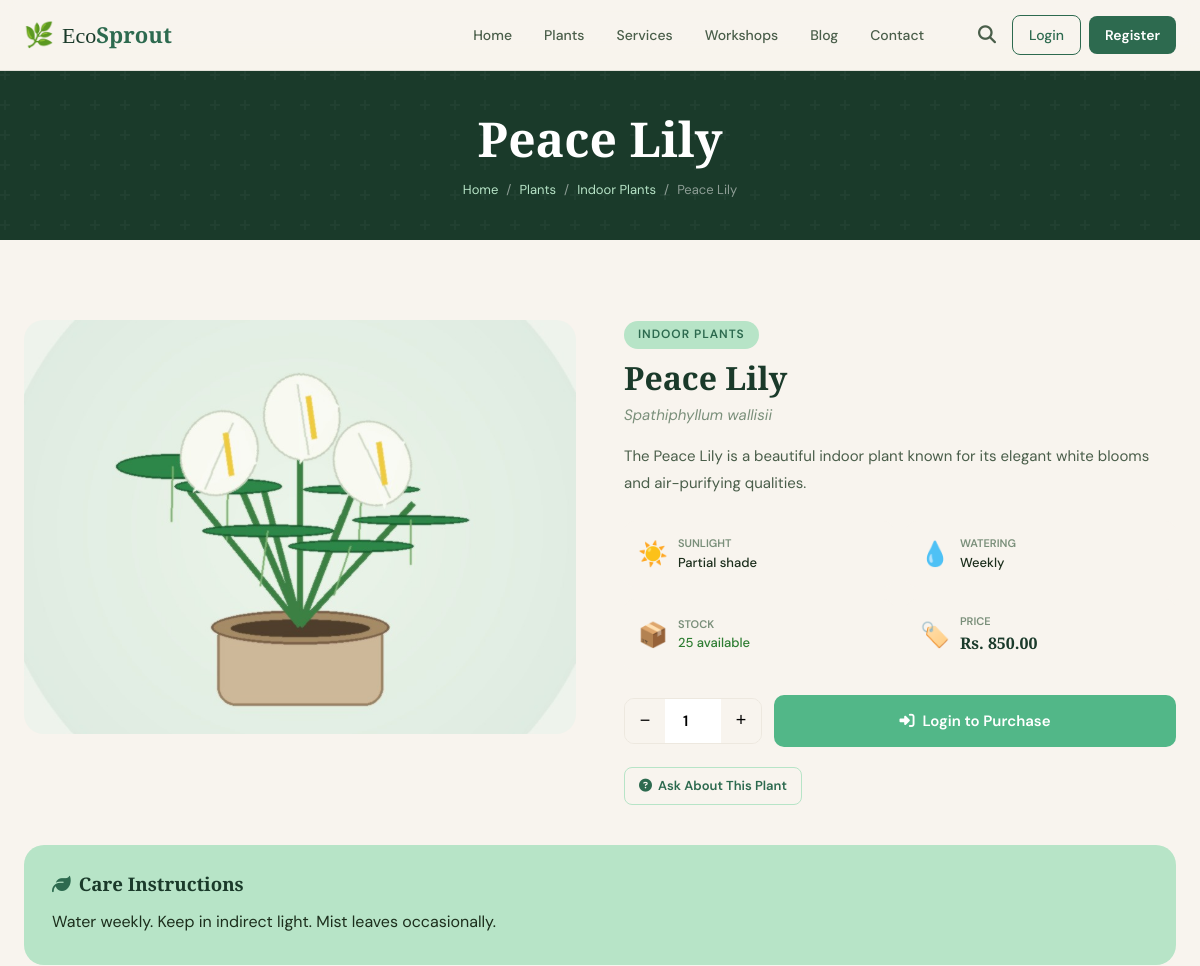
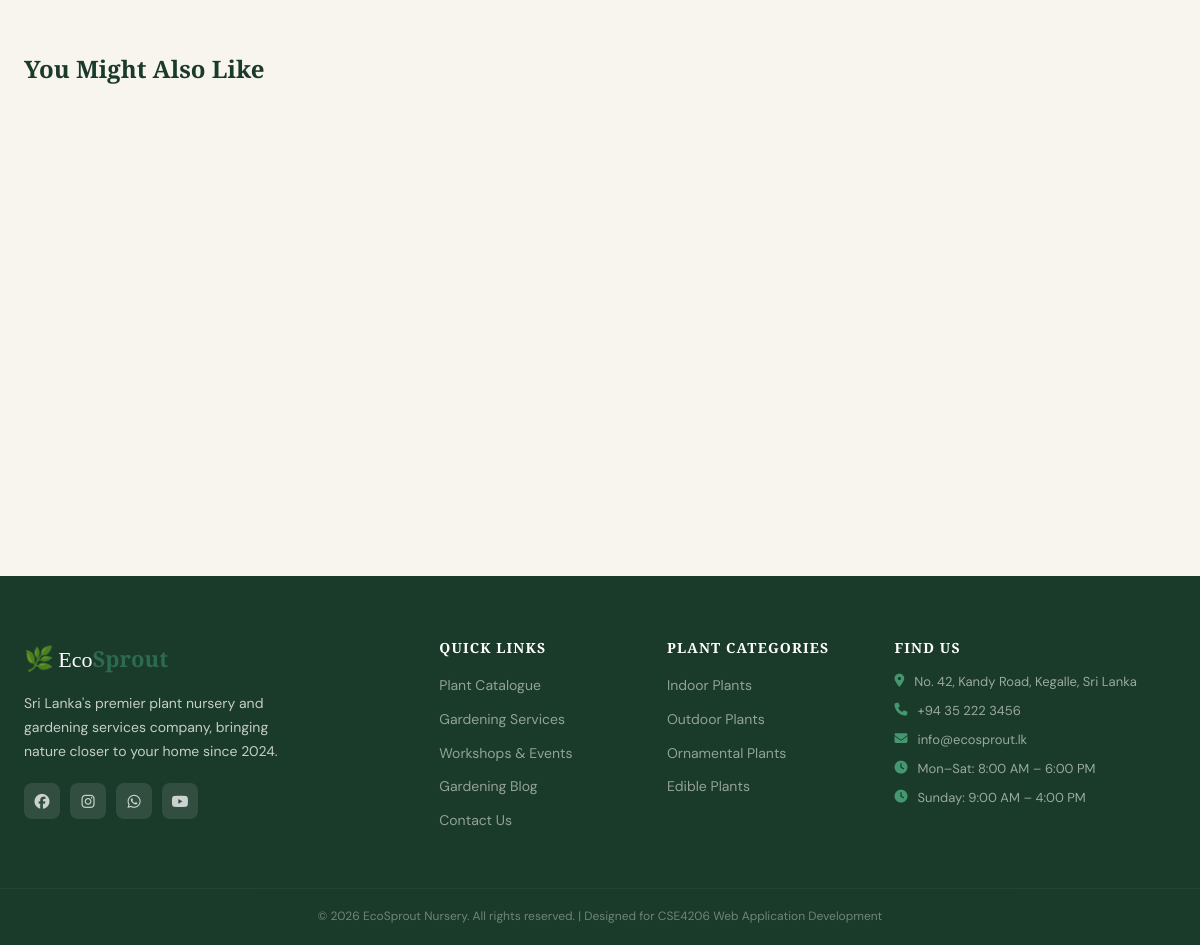
The page /plant_detail.php?id=1 on the database its author committed (2 pictures, top to bottom).
### tables this page shows
CREATE TABLE plants (
    id INT AUTO_INCREMENT PRIMARY KEY,
    category_id INT,
    name VARCHAR(150) NOT NULL,
    botanical_name VARCHAR(150),
    description TEXT,
    care_instructions TEXT,
    sunlight_requirement ENUM('full_sun', 'partial_shade', 'full_shade') DEFAULT 'partial_shade',
    water_frequency ENUM('daily', 'every_2_days', 'weekly', 'bi_weekly') DEFAULT 'weekly',
    price DECIMAL(10,2) NOT NULL,
    stock_quantity INT DEFAULT 0,
    image VARCHAR(255) DEFAULT 'default_plant.jpg',
    is_featured TINYINT(1) DEFAULT 0,
    is_active TINYINT(1) DEFAULT 1,
    created_at TIMESTAMP DEFAULT CURRENT_TIMESTAMP,
    updated_at TIMESTAMP DEFAULT CURRENT_TIMESTAMP ON UPDATE CURRENT_TIMESTAMP,
    FOREIGN KEY (category_id) REFERENCES plant_categories(id) ON DELETE SET NULL
);

CREATE TABLE plant_categories (
    id INT AUTO_INCREMENT PRIMARY KEY,
    name VARCHAR(100) NOT NULL,
    description TEXT,
    image VARCHAR(255),
    created_at TIMESTAMP DEFAULT CURRENT_TIMESTAMP
);

### includes/config.php (called while the page is built, shortened)
<?php
function isLoggedIn() {
    return isset($_SESSION['user_id']);
}
function formatPrice($price) {
    return 'Rs. ' . number_format((float)$price, 2);
}
?>

### plant_detail.php (the view, shortened to what this page needs)
<?php
require_once 'includes/config.php';
$id = intval($_GET['id'] ?? 0);
$plant = $conn->query("
    SELECT p.*, pc.name as cat_name
    FROM plants p LEFT JOIN plant_categories pc ON p.category_id=pc.id
    WHERE p.id=$id AND p.is_active=1
")->fetch_assoc();
$related = $conn->query("
    SELECT * FROM plants
    WHERE category_id={$plant['category_id']} AND id != $id AND is_active=1
    LIMIT 4
");
require_once 'includes/header.php';
?>
<div class="page-hero" style="min-height:auto; padding:40px 24px;">
    <h1><?= htmlspecialchars($plant['name']) ?></h1>
    <div class="breadcrumb">
        <a href="<?= SITE_URL ?>">Home</a><span>/</span>
        <a href="<?= SITE_URL ?>/plants.php">Plants</a><span>/</span>
        <?php if ($plant['cat_name']): ?>
        <a href="<?= SITE_URL ?>/plants.php?category=<?= $plant['category_id'] ?>"><?= htmlspecialchars($plant['cat_name']) ?></a><span>/</span>
        <?php endif; ?>
        <span><?= htmlspecialchars($plant['name']) ?></span>
    </div>
</div>
<div class="section">
    <div style="display:grid; grid-template-columns:1fr 1fr; gap:48px; align-items:start;">
        <div>
            <div style="border-radius:var(--radius-lg); overflow:hidden; aspect-ratio:4/3; background:var(--cream-dark);">
                <img src="<?= $plant['image'] && $plant['image'] !== 'default_plant.jpg'
                    ? SITE_URL.'/uploads/plants/'.htmlspecialchars($plant['image'])
                    : SITE_URL.'/uploads/plants/default_plant.jpg' ?>"
                     alt="<?= htmlspecialchars($plant['name']) ?>"
                     style="width:100%; height:100%; object-fit:cover;">
            </div>
        </div>
        <div>
            <?php if ($plant['cat_name']): ?>
            <div class="section-tag" style="margin-bottom:10px;"><?= htmlspecialchars($plant['cat_name']) ?></div>
            <?php endif; ?>
            <h1 style="font-size:2rem; margin-bottom:6px;"><?= htmlspecialchars($plant['name']) ?></h1>
            <?php if ($plant['botanical_name']): ?>
            <p style="font-style:italic; color:var(--text-light); margin-bottom:16px; font-size:15px;"><?= htmlspecialchars($plant['botanical_name']) ?></p>
            <?php endif; ?>
            <p style="color:var(--text-mid); line-height:1.8; font-size:15px; margin-bottom:24px;"><?= htmlspecialchars($plant['description'] ?? '') ?></p>
            <div style="display:grid; grid-template-columns:1fr 1fr; gap:12px; margin-bottom:24px;">
                <div style="background:var(--cream); border-radius:10px; padding:14px; display:flex; align-items:center; gap:10px;">
                    <span style="font-size:24px;">☀️</span>
                    <div>
                        <div style="font-size:11px; font-weight:600; color:var(--text-light); text-transform:uppercase;">Sunlight</div>
                        <div style="font-size:13px; font-weight:500;"><?= str_replace('_',' ',ucfirst($plant['sunlight_requirement'])) ?></div>
                    </div>
                </div>
                <div style="background:var(--cream); border-radius:10px; padding:14px; display:flex; align-items:center; gap:10px;">
                    <span style="font-size:24px;">💧</span>
                    <div>
                        <div style="font-size:11px; font-weight:600; color:var(--text-light); text-transform:uppercase;">Watering</div>
                        <div style="font-size:13px; font-weight:500;"><?= str_replace('_',' ',ucfirst($plant['water_frequency'])) ?></div>
                    </div>
                </div>
                <div style="background:var(--cream); border-radius:10px; padding:14px; display:flex; align-items:center; gap:10px;">
                    <span style="font-size:24px;">📦</span>
                    <div>
                        <div style="font-size:11px; font-weight:600; color:var(--text-light); text-transform:uppercase;">Stock</div>
                        <div style="font-size:13px; font-weight:500; color:<?= $plant['stock_quantity']>0?'var(--success)':'var(--error)' ?>;">
                            <?= $plant['stock_quantity']>0 ? $plant['stock_quantity'].' available' : 'Out of Stock' ?>
                        </div>
                    </div>
                </div>
                <div style="background:var(--cream); border-radius:10px; padding:14px; display:flex; align-items:center; gap:10px;">
                    <span style="font-size:24px;">🏷️</span>
                    <div>
                        <div style="font-size:11px; font-weight:600; color:var(--text-light); text-transform:uppercase;">Price</div>
                        <div style="font-size:16px; font-weight:700; color:var(--green-dark); font-family:'Playfair Display',serif;"><?= formatPrice($plant['price']) ?></div>
                    </div>
                </div>
            </div>
            <?php if ($plant['stock_quantity'] > 0): ?>
            <div style="display:flex; gap:12px; align-items:center; margin-bottom:20px;">
                <div style="display:flex; align-items:center; gap:0; border:1.5px solid var(--cream-dark); border-radius:10px; overflow:hidden;">
                    <button id="qtyDec" style="width:40px; height:44px; border:none; background:var(--cream); cursor:pointer; font-size:18px;">−</button>
                    <input type="number" id="qtyInput" value="1" min="1" max="<?= $plant['stock_quantity'] ?>"
                           style="width:56px; height:44px; border:none; text-align:center; font-size:15px; font-weight:600; font-family:'DM Sans',sans-serif;">
                    <button id="qtyInc" style="width:40px; height:44px; border:none; background:var(--cream); cursor:pointer; font-size:18px;">+</button>
                </div>
                <?php if (isLoggedIn()): ?>
                <button id="addToCartBtn" class="btn-primary" style="flex:1; justify-content:center;"
                        data-id="<?= $plant['id'] ?>" data-type="plant">
                    <i class="fas fa-shopping-basket"></i> Add to Cart
                </button>
                <?php else: ?>
                <a href="<?= SITE_URL ?>/login.php" class="btn-primary" style="flex:1; justify-content:center; text-decoration:none;">
                    <i class="fas fa-sign-in-alt"></i> Login to Purchase
                </a>
                <?php endif; ?>
            </div>
            <?php else: ?>
            <div style="padding:14px; background:#fff3e0; border-radius:10px; color:var(--warning); font-size:14px; margin-bottom:20px;">
                <i class="fas fa-exclamation-triangle"></i> Currently out of stock. Check back soon!
            </div>
            <?php endif; ?>
            <a href="<?= SITE_URL ?>/contact.php?subject=<?= urlencode('Query about '.$plant['name']) ?>"
               class="btn-view" style="display:inline-flex;">
                <i class="fas fa-question-circle"></i> Ask About This Plant
            </a>
        </div>
    </div>
    <?php if ($plant['care_instructions']): ?>
    <div style="background:var(--green-pale); border-radius:var(--radius-lg); padding:28px; margin-top:40px;">
        <h3 style="margin-bottom:12px; display:flex; align-items:center; gap:8px;">
            <i class="fas fa-leaf" style="color:var(--green-mid);"></i> Care Instructions
        </h3>
        <p style="color:var(--text-dark); line-height:1.8;"><?= nl2br(htmlspecialchars($plant['care_instructions'])) ?></p>
    </div>
    <?php endif; ?>
    <?php if ($related->num_rows > 0): ?>
    <div style="margin-top:56px;">
        <h2 style="margin-bottom:24px;">You Might Also Like</h2>
        <div class="plants-grid">
        </div>
    </div>
    <?php endif; ?>
</div>
<?php require_once 'includes/footer.php'; ?>

### css/style.css (style rules this page uses)
:root { --green-dark: #1a3a2a; --green-mid: #2d6a4f; --green-light: #52b788; --green-pale: #b7e4c7; --cream: #f8f4ee; --cream-dark: #ede8df; --brown: #7c5c3c; --brown-light: #c4956a; --gold: #d4a843; --text-dark: #1c2e1c; --text-mid: #4a5e4a; --text-light: #7a8f7a; --white: #ffffff; --error: #c62828; --success: #2e7d32; --warning: #e65100; --shadow-sm: 0 2px 8px rgba(26,58,42,.08); --shadow-md: 0 6px 24px rgba(26,58,42,.12); --shadow-lg: 0 16px 48px rgba(26,58,42,.16); --radius: 12px; --radius-lg: 20px; --transition: all .3s cubic-bezier(.4,0,.2,1); }
*, *::before, *::after { box-sizing: border-box; margin: 0; padding: 0; }
html { scroll-behavior: smooth; }
body { font-family: 'DM Sans', sans-serif; background: var(--cream); color: var(--text-dark); line-height: 1.6; font-size: 16px; }
h1, h2, h3, h4, h5 { font-family: 'Playfair Display', serif; line-height: 1.2; color: var(--green-dark); }
a { color: inherit; text-decoration: none; transition: var(--transition); }
img { max-width: 100%; display: block; }
.btn-primary { display: inline-flex; align-items: center; gap: 8px; padding: 14px 28px; background: var(--green-light); color: white; border-radius: 10px; font-weight: 600; font-size: 15px; border: none; cursor: pointer; transition: var(--transition); }
.section { padding: 80px 24px; max-width: 1280px; margin: 0 auto; }
.section-tag { display: inline-block; padding: 4px 14px; background: var(--green-pale); color: var(--green-mid); border-radius: 50px; font-size: 12px; font-weight: 600; letter-spacing: .08em; text-transform: uppercase; margin-bottom: 12px; }
.plants-grid { display: grid; grid-template-columns: repeat(auto-fill, minmax(260px, 1fr)); gap: 24px; }
.btn-view { display: flex; align-items: center; gap: 6px; padding: 8px 14px; background: var(--cream); color: var(--green-mid); border-radius: 8px; font-size: 13px; font-weight: 600; border: 1.5px solid var(--green-pale); cursor: pointer; transition: var(--transition); }
.page-hero { background: var(--green-dark); padding: 60px 24px; text-align: center; position: relative; overflow: hidden; }
.page-hero::after { content: ''; position: absolute; inset: 0; }
.page-hero h1 { font-size: clamp(1.8rem, 4vw, 3rem); color: white; margin-bottom: 10px; position: relative; z-index: 1; }
.breadcrumb { display: flex; align-items: center; justify-content: center; gap: 8px; font-size: 13px; color: rgba(255,255,255,.5); margin-top: 12px; position: relative; z-index: 1; }
.breadcrumb a { color: var(--green-pale); }

### rows shown on the page
plants: name "Peace Lily", category.name "Indoor Plants", image (picture), category.name "INDOOR PLANTS", botanical_name "Spathiphyllum wallisii", description "The Peace Lily is a beautiful indoor plant known for its elegant white blooms and air-purifying qualities.", sunlight_requirement "Partial shade", water_frequency "Weekly", stock_quantity "25", price "Rs. 850.00", care_instructions "Water weekly. Keep in indirect light. Mist leaves occasionally."
